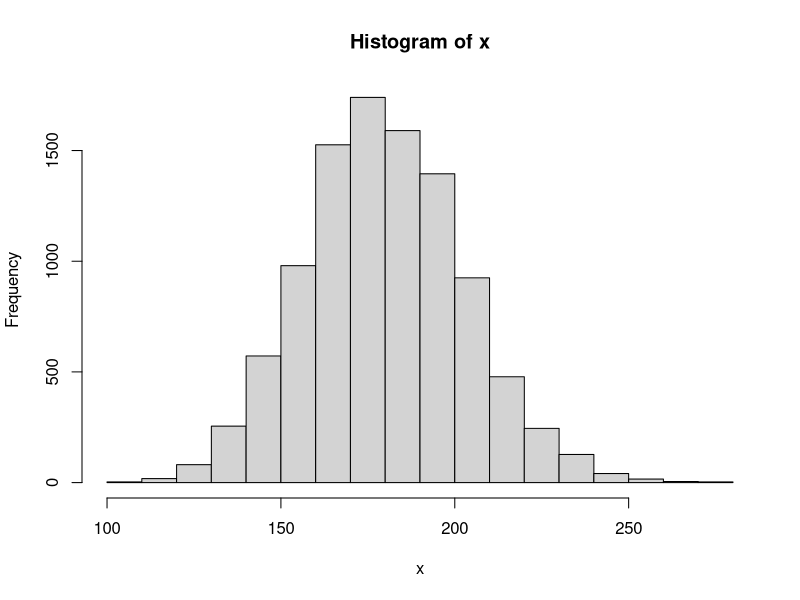

Write the R code that produced this figure. (Note: a time limit stopped this script after it produced the figure.)
## ---- chunk 1
#install.packages("mvtnorm")
## ---- chunk 2
# Functions

L_SIM <- function(a,n,pd){
    
    default <- c()
    U <- runif(n)
    U2 <- runif(1)
    Z <- qnorm(U2)
    Y <- qnorm(U)
    
    X <- a*Z + sqrt(1-a^2)*Y
    threshold <- qnorm(pd)

    for (result in X){
        
        if (result <= threshold){
            default <- append(default, 1)
            
        } 
      
        else{
          default <- append(default, 0)
        }
        
    }
    
    
    return (default)
    
}

LOSS_SUM <- function(default, r, FV){
  
  loss <- 0
  
  for (value in default){
    LGD <- (1-r)*FV
    loss <- loss + value*LGD
    
  }
  
  return (loss)
  
}

monte_carlo_simulation <- function(a, n, pd, monte_carlo, r, FV){
    
    mc_loss <- c()
    
    for (i in 1: monte_carlo){
      
      default <- L_SIM(a,n,pd)
    
      loss <- LOSS_SUM(default, r, FV)
    
      mc_loss <- append(mc_loss, loss)
    
    }
    
    return (mc_loss)
    
}

## ---- chunk 3

a <- 0.1
n <- 1000
pd <- 0.3
monte_carlo <- 10000
r <- 0.40
FV <- 1
d <- L_SIM(a,n,pd)
#d

#LOSS_SUM(d, r, FV)

x <- monte_carlo_simulation(a,n,pd,monte_carlo, r, FV)

mean(x)

hist(x)

## ---- chunk 4

# Set up a range of values for parameter 'a'
a_values <- seq(0, 1, by = 0.01)

# Initialize an empty vector to store mean and sd of losses
sd_losses <- numeric(length(a_values))
mean_losses <- numeric(length(a_values))

# Perform simulations for each value of 'a'
for (i in seq_along(a_values)) {
  a <- a_values[i]
  standard_losses <- sd(monte_carlo_simulation(a, 2, 0.3, 10000, 0, 105))
  average_losses <- mean((monte_carlo_simulation(a, 2, 0.3, 10000, 0, 105)))
  sd_losses[i] <- standard_losses
  mean_losses[i] <- average_losses 
}

# Plot the results
plot(a_values, sd_losses, type = "l", col = "blue", lwd = 2,
     xlab = "Parameter 'a'", ylab = "SD of Loss",
     main = "Effect of 'a' on SD of Portfolio Loss")

plot(a_values, mean_losses, type = "l", col = "blue", lwd = 2,
     xlab = "Parameter 'a'", ylab = "Mean of Loss",
     main = "Effect of 'a' on Mean of Portfolio Loss")

## ---- chunk 5

S_L <- function(monte_carlo_loss, k1, k2){
  
  SL <- c()
  
  for (value in monte_carlo_loss){
    
    result <- max(0,value-k2)
    SL <- append(SL, result)
  
  }
  
  return (SL)

}

M_L <- function(monte_carlo_loss, k1, k2){
  
  ML <- c()
  
  JL <- J_L(monte_carlo_loss, k1, k2)
  
  for (i in 1:length(monte_carlo_loss)){
    
    if (JL[i] == k1){
      
      result <- min(k2-k1, monte_carlo_loss[i] - k1)
      
      ML <- append(ML, result)
      
    }
    
    else{
      
      result <- 0
      
      ML <- append(ML, result)
      
    }
  
  }
  
  return (ML)

}

J_L <- function(monte_carlo_loss, k1, k2){
  
  JL <- c()
  
  for (value in monte_carlo_loss){
    
    result <- min(value, k1)
    JL <- append(JL, result)
  
  }
  
  return (JL)

}


## ---- chunk 6
a <- 0.1
n <- 2
pd <- 0.3
monte_carlo <- 10
r <- 0
FV <- 105
d <- L_SIM(a,n,pd)
#d

#LOSS_SUM(d, r, FV)

x <- monte_carlo_simulation(a,n,pd,monte_carlo, r, FV)

mean(x)

SL <- S_L(x,20,85)
ML <- M_L(x,20,85)
JL <- J_L(x,20,85)

x
JL
ML
SL
#mean(ML)
#mean(JL)

hist(x)
## ---- chunk 7

# Mess Around with Values as Needed - Create into functions later

# Set up a range of values for parameter 'a'
a_values <- seq(0, 1, by = 0.1)

# Initialize an empty vector to store mean and sd of losses
sd_losses1 <- numeric(length(a_values))
sd_losses2 <- numeric(length(a_values))
sd_losses3 <- numeric(length(a_values))
sd_losses4 <- numeric(length(a_values))

mean_losses1 <- numeric(length(a_values))
mean_losses2 <- numeric(length(a_values))
mean_losses3 <- numeric(length(a_values))
mean_losses4 <- numeric(length(a_values))

# Perform simulations for each value of 'a'
for (i in seq_along(a_values)) {
  
  a <- a_values[i]

  L <-  monte_carlo_simulation(a, 1000, 0.3, 10000, 0.5, 105)
  JL <- J_L(L, 26250, 44625)
  ML <- M_L(L, 26250, 44625)
  SL <- S_L(L, 26250, 44625)
  
  standard_losses1 <- sd(L)
  standard_losses2 <- sd(SL)
  standard_losses3 <- sd(ML)
  standard_losses4 <- sd(JL)
  
  average_losses1 <- mean(L)
  average_losses2 <- mean(SL)
  average_losses3 <- mean(ML)
  average_losses4 <- mean(JL)
  
  sd_losses1[i] <- standard_losses1
  sd_losses2[i] <- standard_losses2
  sd_losses3[i] <- standard_losses3
  sd_losses4[i] <- standard_losses4
  
  mean_losses1[i] <- average_losses1
  mean_losses2[i] <- average_losses2
  mean_losses3[i] <- average_losses3
  mean_losses4[i] <- average_losses4
  
}

# Plot the results
plot(a_values, sd_losses1, type = "l", col = "blue", lwd = 2,
     xlab = "Parameter 'a'", ylab = "SD of Loss",
     main = "Effect of 'a' on SD of Loss")

plot(a_values, mean_losses1, type = "l", col = "blue", lwd = 2,
     xlab = "Parameter 'a'", ylab = "Mean of Loss",
     main = "Effect of 'a' on Mean of Loss")

# Plot the results
plot(a_values, sd_losses2, type = "l", col = "blue", lwd = 2,
     xlab = "Parameter 'a'", ylab = "SD of Senior Loss",
     main = "Effect of 'a' on SD of Loss")

plot(a_values, mean_losses2, type = "l", col = "blue", lwd = 2,
     xlab = "Parameter 'a'", ylab = "Mean of Senior Loss",
     main = "Effect of 'a' on Mean of Senior Loss")

# Plot the results
plot(a_values, sd_losses3, type = "l", col = "blue", lwd = 2,
     xlab = "Parameter 'a'", ylab = "SD of Mezzanine Loss",
     main = "Effect of 'a' on SD of Loss")

plot(a_values, mean_losses3, type = "l", col = "blue", lwd = 2,
     xlab = "Parameter 'a'", ylab = "Mean of Mezzanine Loss",
     main = "Effect of 'a' on Mean of Mezzanine Loss")

# Plot the results
plot(a_values, sd_losses4, type = "l", col = "blue", lwd = 2,
     xlab = "Parameter 'a'", ylab = "SD of Junior Loss",
     main = "Effect of 'a' on SD of Loss")

plot(a_values, mean_losses4, type = "l", col = "blue", lwd = 2,
     xlab = "Parameter 'a'", ylab = "Mean of Junior Loss",
     main = "Effect of 'a' on Mean of Junior Loss")

## ---- chunk 8

# Combine SD losses and Mean losses into matrices
sd_matrix <- cbind(sd_losses2, sd_losses3, sd_losses4)
mean_matrix <- cbind(mean_losses2, mean_losses3, mean_losses4)

# Plot SD losses
matplot(a_values, sd_matrix, type = "l", lty = 1, col = c("blue","green", "red"),
        xlab = "Parameter 'a'", ylab = "SD of Losses", main = "Effect of 'a' on the SD of Losses")

# Add legend
legend("topleft", legend = c("Senior Tranche", "Mezzanine Tranche", "Junior Tranche"), col = c("blue","green", "red"), lty = 1)

# Plot Mean losses
matplot(a_values, mean_matrix, type = "l", lty = 1, col = c("blue","green", "red"),
        xlab = "Parameter 'a'", ylab = "Average Losses", main = "Effect of 'a' on the Mean of Loss")

# Add legend
legend("left", legend = c("Senior Tranche", "Mezzanine Tranche", "Junior Tranche"), col = c("blue","green","red"), lty = 1)
